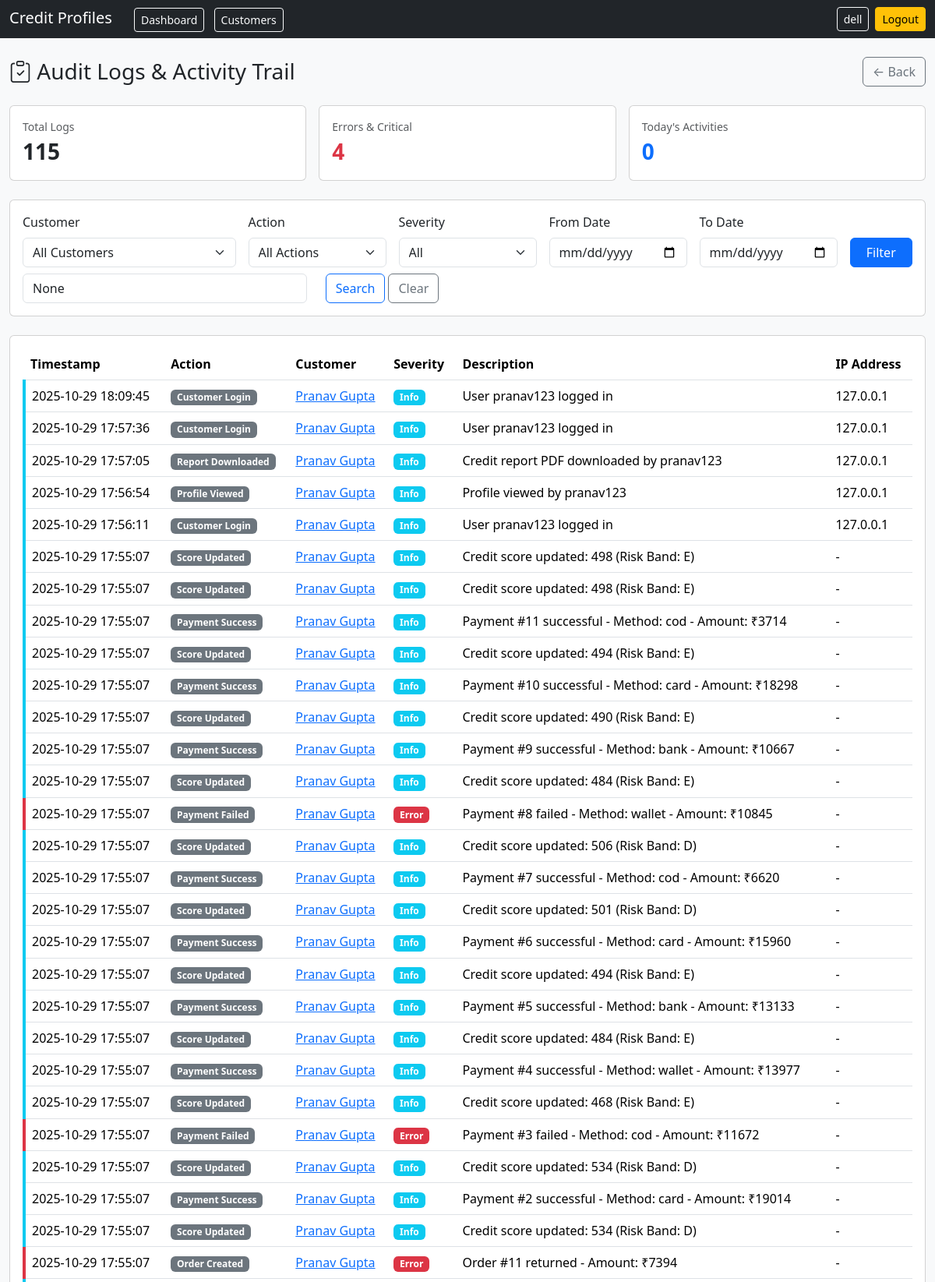
The page /audit-logs/?page=2 (signed in, upper part) on the database its author committed.
### profiles/models.py (models this page shows, shortened)
class ActivityLog(models.Model):
    SEVERITY_CHOICES = [
        ("info", "Info"),
        ("warning", "Warning"),
        ("error", "Error"),
        ("critical", "Critical"),
    ]
    ACTION_CHOICES = [
        ("order_created", "Order Created"),
        ("order_status_changed", "Order Status Changed"),
        ("payment_success", "Payment Success"),
        ("payment_failed", "Payment Failed"),
        ("score_updated", "Score Updated"),
        ("score_recomputed", "Score Recomputed"),
        ("customer_login", "Customer Login"),
        ("profile_viewed", "Profile Viewed"),
        ("report_downloaded", "Report Downloaded"),
        ("customer_created", "Customer Created"),
        ("customer_updated", "Customer Updated"),
    ]
    id = models.BigAutoField(primary_key=True)
    customer = models.ForeignKey(Customer, on_delete=models.CASCADE, related_name="activity_logs", null=True, blank=True)
    action = models.CharField(max_length=50, choices=ACTION_CHOICES)
    severity = models.CharField(max_length=20, choices=SEVERITY_CHOICES, default="info")
    description = models.TextField(blank=True)
    metadata = models.JSONField(default=dict, blank=True)  # Store additional context like user_id, order_id, etc.
    created_at = models.DateTimeField(auto_now_add=True)
    ip_address = models.GenericIPAddressField(null=True, blank=True)
    user_agent = models.TextField(blank=True)
    class Meta:
        ordering = ["-created_at"]
        indexes = [
            models.Index(fields=["-created_at"]),
            models.Index(fields=["customer", "-created_at"]),
            models.Index(fields=["action", "-created_at"]),
            models.Index(fields=["severity", "-created_at"]),
        ]

class Customer(models.Model):
    id = models.UUIDField(primary_key=True, default=uuid.uuid4, editable=False)
    full_name = models.CharField(max_length=200)
    email = models.EmailField(unique=True)
    phone = models.CharField(max_length=30, blank=True)
    created_at = models.DateTimeField(auto_now_add=True)

### profiles/views_audit.py (the view, shortened to what this page needs)
# urls.py: path("audit-logs/", audit_logs_page, name="audit-logs"),
@login_required
@user_passes_test(lambda u: u.is_staff)
def audit_logs_page(request: HttpRequest) -> HttpResponse:
    logs = ActivityLog.objects.select_related("customer").all()
    customer_id = request.GET.get("customer")
    action_filter = request.GET.get("action")
    severity_filter = request.GET.get("severity")
    date_from = request.GET.get("date_from")
    date_to = request.GET.get("date_to")
    search = request.GET.get("search")
    if customer_id:
        try:
            customer = Customer.objects.get(id=customer_id)
            logs = logs.filter(customer=customer)
        except Customer.DoesNotExist:
            pass
    if action_filter:
        logs = logs.filter(action=action_filter)
    if severity_filter:
        logs = logs.filter(severity=severity_filter)
    if date_from:
        try:
            logs = logs.filter(created_at__gte=date_from)
        except Exception:
            pass
    if search:
        logs = logs.filter(
            Q(description__icontains=search) |
            Q(customer__full_name__icontains=search) |
            Q(customer__email__icontains=search)
        )
    from django.core.paginator import Paginator
    paginator = Paginator(logs, 50)
    page_number = request.GET.get("page", 1)
    page_obj = paginator.get_page(page_number)
    total_logs = logs.count()
    error_count = logs.filter(severity__in=["error", "critical"]).count()
    today_count = logs.filter(created_at__gte=timezone.now().replace(hour=0, minute=0, second=0)).count()
    context = {
        "logs": page_obj,
        "total_logs": total_logs,
        "error_count": error_count,
        "today_count": today_count,
        "action_choices": ActivityLog.ACTION_CHOICES,
        "severity_choices": ActivityLog.SEVERITY_CHOICES,
        "customers": Customer.objects.all().order_by("-created_at")[:100],
        "filters": {
            "customer": customer_id,
            "action": action_filter,
            "severity": severity_filter,
            "date_from": date_from,
            "date_to": date_to,
            "search": search,
        }
    }
    return render(request, "profiles/audit_logs.html", context)

### profiles/templates/profiles/audit_logs.html (shortened to what this page needs)
<!doctype html>
<html>
  <head>
    <link href="https://cdn.jsdelivr.net/npm/bootstrap@5.3.3/dist/css/bootstrap.min.css" rel="stylesheet">
    <link href="https://cdn.jsdelivr.net/npm/bootstrap-icons@1.11.3/font/bootstrap-icons.min.css" rel="stylesheet">
  </head>
  <body class="bg-light">
    <nav class="navbar navbar-expand-lg navbar-dark bg-dark">
      <div class="container-fluid d-flex justify-content-between">
        <div>
          <a class="navbar-brand" href="/dashboard/">Credit Profiles</a>
          <a class="btn btn-outline-light btn-sm ms-2" href="/dashboard/">Dashboard</a>
          <a class="btn btn-outline-light btn-sm ms-2" href="/customers/">Customers</a>
        </div>
        <div class="d-flex align-items-center gap-2">
          <a class="btn btn-sm btn-outline-light" href="/profile/">{{ user.username }}</a>
          <form method="post" action="/accounts/logout/" class="d-inline">
            <button class="btn btn-sm btn-warning" type="submit">Logout</button>
          </form>
        </div>
      </div>
    </nav>
    <div class="container-fluid py-4">
      <div class="d-flex justify-content-between align-items-center mb-4">
        <h1 class="h3 mb-0"><i class="bi bi-clipboard-check"></i> Audit Logs & Activity Trail</h1>
        <a href="/dashboard/" class="btn btn-outline-secondary">← Back</a>
      </div>
      <div class="row g-3 mb-4">
        <div class="col-md-4">
          <div class="card">
            <div class="card-body">
              <div class="text-muted small">Total Logs</div>
              <div class="fs-3 fw-bold">{{ total_logs }}</div>
            </div>
          </div>
        </div>
        <div class="col-md-4">
          <div class="card">
            <div class="card-body">
              <div class="text-muted small">Errors & Critical</div>
              <div class="fs-3 fw-bold text-danger">{{ error_count }}</div>
            </div>
          </div>
        </div>
        <div class="col-md-4">
          <div class="card">
            <div class="card-body">
              <div class="text-muted small">Today's Activities</div>
              <div class="fs-3 fw-bold text-primary">{{ today_count }}</div>
            </div>
          </div>
        </div>
      </div>
      <div class="card mb-4">
        <div class="card-body">
          <form method="get" class="row g-3">
            <div class="col-md-3">
              <label class="form-label">Customer</label>
              <select name="customer" class="form-select">
                <option value="">All Customers</option>
              </select>
            </div>
            <div class="col-md-2">
              <label class="form-label">Action</label>
              <select name="action" class="form-select">
                <option value="">All Actions</option>
              </select>
            </div>
            <div class="col-md-2">
              <label class="form-label">Severity</label>
              <select name="severity" class="form-select">
                <option value="">All</option>
              </select>
            </div>
            <div class="col-md-2">
              <label class="form-label">From Date</label>
              <input type="date" name="date_from" class="form-control" value="{{ filters.date_from }}" />
            </div>
            <div class="col-md-2">
              <label class="form-label">To Date</label>
              <input type="date" name="date_to" class="form-control" value="{{ filters.date_to }}" />
            </div>
            <div class="col-md-1">
              <label class="form-label">&nbsp;</label>
              <button type="submit" class="btn btn-primary w-100">Filter</button>
            </div>
          </form>
          <form method="get" class="mt-2">
            <div class="row">
              <div class="col-md-4">
                <input type="text" name="search" class="form-control" placeholder="Search description, name, email..." value="{{ filters.search }}" />
              </div>
              <div class="col-md-2">
                <button type="submit" class="btn btn-outline-primary">Search</button>
                <a href="/audit-logs/" class="btn btn-outline-secondary">Clear</a>
              </div>
            </div>
          </form>
        </div>
      </div>
      <div class="card">
        <div class="card-body">
          <div class="table-responsive">
            <table class="table table-hover">
              <thead>
                <tr>
                  <th>Timestamp</th>
                  <th>Action</th>
                  <th>Customer</th>
                  <th>Severity</th>
                  <th>Description</th>
                  <th>IP Address</th>
                </tr>
              </thead>
              <tbody>
                {% for log in logs %}
                <tr class="severity-{{ log.severity }}">
                  <td>{{ log.created_at|date:"Y-m-d H:i:s" }}</td>
                  <td><span class="badge bg-secondary">{{ log.get_action_display }}</span></td>
                  <td>
                    {% if log.customer %}
                      <a href="/customers/{{ log.customer.id }}/">{{ log.customer.full_name }}</a>
                    {% else %}
                      <span class="text-muted">System</span>
                    {% endif %}
                  </td>
                  <td>
                    <span class="badge
                      {% if log.severity == 'info' %}bg-info
                      {% elif log.severity == 'warning' %}bg-warning text-dark
                      {% elif log.severity == 'error' %}bg-danger
                      {% else %}bg-dark
                      {% endif %}">
                      {{ log.get_severity_display }}
                    </span>
                  </td>
                  <td>{{ log.description }}</td>
                  <td>{{ log.ip_address|default:"-" }}</td>
                </tr>
                {% empty %}
                <tr>
                  <td colspan="6" class="text-center text-muted py-4">No logs found</td>
                </tr>
                {% endfor %}
              </tbody>
            </table>
          </div>
        </div>
      </div>
    </div>
  </body>
</html>

### profiles/templates/profiles/audit_logs.html (style rules this page uses)
.severity-info { border-left: 4px solid #0dcaf0; }
.severity-error { border-left: 4px solid #dc3545; }

### rows shown on the page
ActivityLog: created_at "2025-10-29 18:09:45", action "Customer Login", customer.full_name "Pranav Gupta", severity "Info", description "User pranav123 logged in", ip_address "127.0.0.1"
ActivityLog: created_at "2025-10-29 17:57:36", action "Customer Login", customer.full_name "Pranav Gupta", severity "Info", description "User pranav123 logged in", ip_address "127.0.0.1"
ActivityLog: created_at "2025-10-29 17:57:05", action "Report Downloaded", customer.full_name "Pranav Gupta", severity "Info", description "Credit report PDF downloaded by pranav123", ip_address "127.0.0.1"
ActivityLog: created_at "2025-10-29 17:56:54", action "Profile Viewed", customer.full_name "Pranav Gupta", severity "Info", description "Profile viewed by pranav123", ip_address "127.0.0.1"
ActivityLog: created_at "2025-10-29 17:56:11", action "Customer Login", customer.full_name "Pranav Gupta", severity "Info", description "User pranav123 logged in", ip_address "127.0.0.1"
ActivityLog: created_at "2025-10-29 17:55:07", action "Score Updated", customer.full_name "Pranav Gupta", severity "Info", description "Credit score updated: 498 (Risk Band: E)", ip_address "-"
ActivityLog: created_at "2025-10-29 17:55:07", action "Score Updated", customer.full_name "Pranav Gupta", severity "Info", description "Credit score updated: 498 (Risk Band: E)", ip_address "-"
ActivityLog: created_at "2025-10-29 17:55:07", action "Payment Success", customer.full_name "Pranav Gupta", severity "Info", description "Payment #11 successful - Method: cod - Amount: ₹3714", ip_address "-"
ActivityLog: created_at "2025-10-29 17:55:07", action "Score Updated", customer.full_name "Pranav Gupta", severity "Info", description "Credit score updated: 494 (Risk Band: E)", ip_address "-"
ActivityLog: created_at "2025-10-29 17:55:07", action "Payment Success", customer.full_name "Pranav Gupta", severity "Info", description "Payment #10 successful - Method: card - Amount: ₹18298", ip_address "-"
ActivityLog: created_at "2025-10-29 17:55:07", action "Score Updated", customer.full_name "Pranav Gupta", severity "Info", description "Credit score updated: 490 (Risk Band: E)", ip_address "-"
ActivityLog: created_at "2025-10-29 17:55:07", action "Payment Success", customer.full_name "Pranav Gupta", severity "Info", description "Payment #9 successful - Method: bank - Amount: ₹10667", ip_address "-"
ActivityLog: created_at "2025-10-29 17:55:07", action "Score Updated", customer.full_name "Pranav Gupta", severity "Info", description "Credit score updated: 484 (Risk Band: E)", ip_address "-"
ActivityLog: created_at "2025-10-29 17:55:07", action "Payment Failed", customer.full_name "Pranav Gupta", severity "Error", description "Payment #8 failed - Method: wallet - Amount: ₹10845", ip_address "-"
ActivityLog: created_at "2025-10-29 17:55:07", action "Score Updated", customer.full_name "Pranav Gupta", severity "Info", description "Credit score updated: 506 (Risk Band: D)", ip_address "-"
ActivityLog: created_at "2025-10-29 17:55:07", action "Payment Success", customer.full_name "Pranav Gupta", severity "Info", description "Payment #7 successful - Method: cod - Amount: ₹6620", ip_address "-"
ActivityLog: created_at "2025-10-29 17:55:07", action "Score Updated", customer.full_name "Pranav Gupta", severity "Info", description "Credit score updated: 501 (Risk Band: D)", ip_address "-"
ActivityLog: created_at "2025-10-29 17:55:07", action "Payment Success", customer.full_name "Pranav Gupta", severity "Info", description "Payment #6 successful - Method: card - Amount: ₹15960", ip_address "-"
ActivityLog: created_at "2025-10-29 17:55:07", action "Score Updated", customer.full_name "Pranav Gupta", severity "Info", description "Credit score updated: 494 (Risk Band: E)", ip_address "-"
ActivityLog: created_at "2025-10-29 17:55:07", action "Payment Success", customer.full_name "Pranav Gupta", severity "Info", description "Payment #5 successful - Method: bank - Amount: ₹13133", ip_address "-"
ActivityLog: created_at "2025-10-29 17:55:07", action "Score Updated", customer.full_name "Pranav Gupta", severity "Info", description "Credit score updated: 484 (Risk Band: E)", ip_address "-"
ActivityLog: created_at "2025-10-29 17:55:07", action "Payment Success", customer.full_name "Pranav Gupta", severity "Info", description "Payment #4 successful - Method: wallet - Amount: ₹13977", ip_address "-"
ActivityLog: created_at "2025-10-29 17:55:07", action "Score Updated", customer.full_name "Pranav Gupta", severity "Info", description "Credit score updated: 468 (Risk Band: E)", ip_address "-"
ActivityLog: created_at "2025-10-29 17:55:07", action "Payment Failed", customer.full_name "Pranav Gupta", severity "Error", description "Payment #3 failed - Method: cod - Amount: ₹11672", ip_address "-"
ActivityLog: created_at "2025-10-29 17:55:07", action "Score Updated", customer.full_name "Pranav Gupta", severity "Info", description "Credit score updated: 534 (Risk Band: D)", ip_address "-"
ActivityLog: created_at "2025-10-29 17:55:07", action "Payment Success", customer.full_name "Pranav Gupta", severity "Info", description "Payment #2 successful - Method: card - Amount: ₹19014", ip_address "-"
ActivityLog: created_at "2025-10-29 17:55:07", action "Score Updated", customer.full_name "Pranav Gupta", severity "Info", description "Credit score updated: 534 (Risk Band: D)", ip_address "-"
ActivityLog: created_at "2025-10-29 17:55:07", action "Order Created", customer.full_name "Pranav Gupta", severity "Error", description "Order #11 returned - Amount: ₹7394", ip_address "-"

### other values the page prints
{{ user.username }} "dell"
{{ total_logs }} "115"
{{ error_count }} "4"
{{ today_count }} "0"
